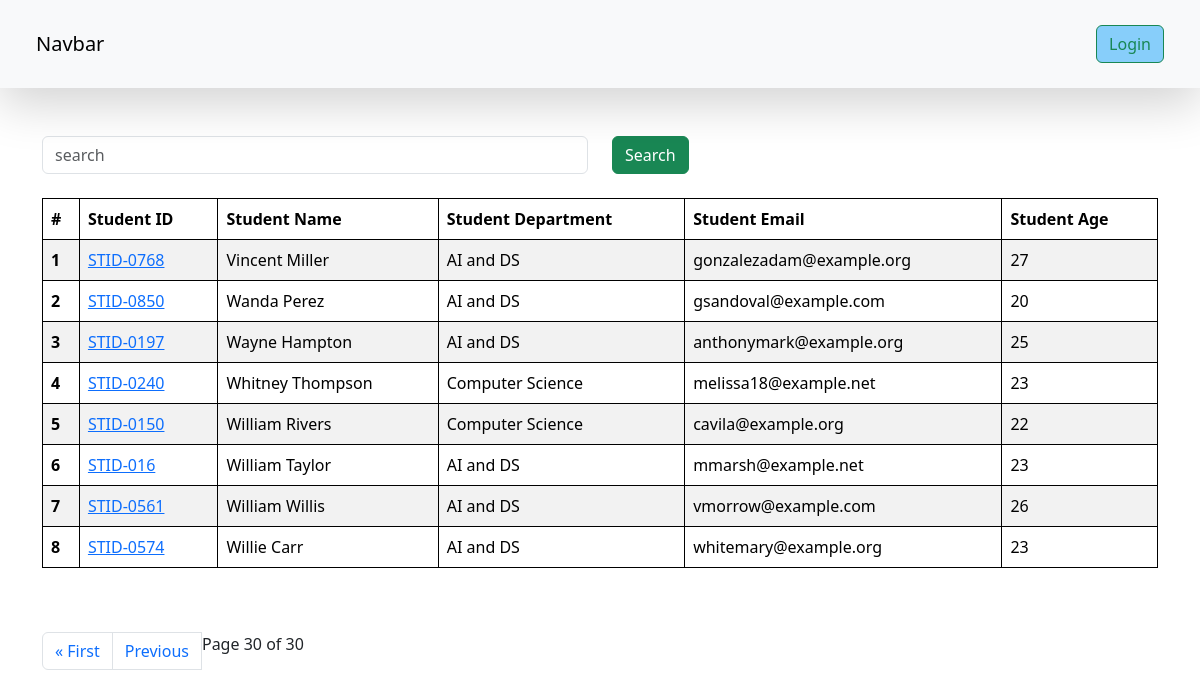
Page /students/?page=30 on the committed database.
### vege/models.py (models this page shows, shortened)
class Student(models.Model):
    department = models.ForeignKey(Department, related_name="depart",on_delete=models.CASCADE)
    student_id = models.OneToOneField(StudentID, related_name="studentid",on_delete=models.CASCADE)
    student_name = models.CharField(max_length=100)
    student_email = models.EmailField(unique=True)
    student_age = models.IntegerField(default=18)
    student_address = models.TextField()
    is_deleted = models.BooleanField(default=False)
    objects = StudentsManager()
    admin_objects = models.Manager()
    class Meta:
        ordering = ['student_name']
        verbose_name = "student"

class StudentID(models.Model):
    student_id = models.CharField(max_length=100)
    def __str__(self) -> str:
        return self.student_id
    class Meta:
        ordering = ['student_id']

class Department(models.Model):
    department = models.CharField(max_length=100)
    class Meta:
        ordering = ['department']

### vege/views.py (the view, shortened to what this page needs)
# urls.py: path("students/" , get_students , name='get_students'),
def get_students(request):
    queryset = Student.objects.all()
    paginator = Paginator(queryset, 10)  # Show 25 contacts per page.
    page_number = request.GET.get("page",1)
    page_obj = paginator.get_page(page_number)
    return render(request, 'report/students.html' ,{'queryset': page_obj} )

### vege/models.py (called while the page is built)
    def get_queryset(self) -> models.QuerySet:
        return super().get_queryset().filter(is_deleted = False)

### vege/templates/report/students.html (shortened to what this page needs)
{% extends "base.html" %}
{% block start %}
    <div class="container mt-5">
      <form class="mb-4">
      <div class="row">
        <div class="col-md-6">
          <input class="form-control" name="search" placeholder="search">
        </div>
        <div class="col-md-6">
          <button class="btn btn-success">Search</button>
        </div>
      </form>
      </div>
        <table class="table table-striped">
            <thead>
              <tr>
                <th scope="col">#</th>
                <th scope="col">Student ID</th>
                <th scope="col">Student Name</th>
                <th scope="col">Student Department</th>
                <th scope="col">Student Email</th>
                <th scope="col">Student Age</th>
              </tr>
            </thead>
            <tbody>
                {% for student in queryset %}
              <tr>
                <th scope="row">{{ forloop.counter }}</th>
                <td>
                <a href="{% url 'see_marks' student.student_id %}">
                  {{student.student_id}}
                </a>
                </td>
                <td>{{student.student_name}}</td>
                <td>{{student.department.department}}</td>
                <td>{{student.student_email}}</td>
                <td>{{student.student_age}}</td>
              </tr>
              {% endfor %}
            </tbody>
          </table>
          <br><br>
              <nav aria-label="Page navigation example">
                <ul class="pagination">
                    {% if queryset.has_previous %}
                        <li class="page-item"><a class="page-link" href="?page=1">&laquo; First</a></li>
                        <li class="page-item"><a class="page-link" href="?page={{ queryset.previous_page_number }}">Previous</a></li>
                    {% endif %}
                    <span class="current">
                        Page {{ queryset.number }} of {{ queryset.paginator.num_pages }}
                    </span>
                  </ul>
          </nav>
{% endblock %}

### vege/templates/report/students.html (style rules this page uses)
table,th,td { border: 1px solid black; }

### rows in the picture
Student: student_id "STID-0768", student_name "Vincent Miller", department.department "AI and DS", student_email "gonzalezadam@example.org", student_age "27"
Student: student_id "STID-0850", student_name "Wanda Perez", department.department "AI and DS", student_email "gsandoval@example.com", student_age "20"
Student: student_id "STID-0197", student_name "Wayne Hampton", department.department "AI and DS", student_email "anthonymark@example.org", student_age "25"
Student: student_id "STID-0240", student_name "Whitney Thompson", department.department "Computer Science", student_email "melissa18@example.net", student_age "23"
Student: student_id "STID-0150", student_name "William Rivers", department.department "Computer Science", student_email "cavila@example.org", student_age "22"
Student: student_id "STID-016", student_name "William Taylor", department.department "AI and DS", student_email "mmarsh@example.net", student_age "23"
Student: student_id "STID-0561", student_name "William Willis", department.department "AI and DS", student_email "vmorrow@example.com", student_age "26"
Student: student_id "STID-0574", student_name "Willie Carr", department.department "AI and DS", student_email "whitemary@example.org", student_age "23"

### other values in the picture
{{ queryset.number }} "30"
{{ queryset.paginator.num_pages }} "30"
